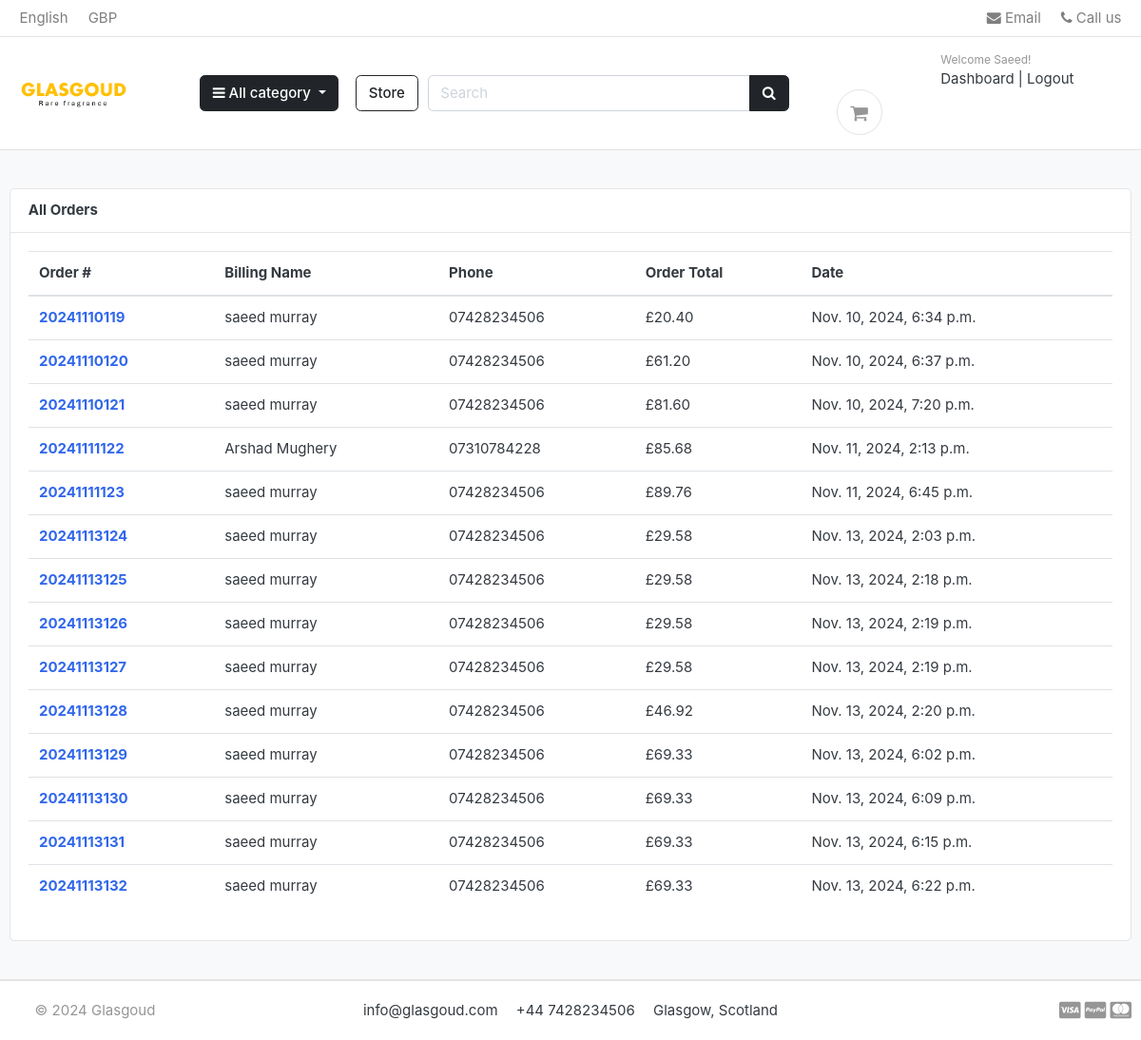
The page /accounts/admin_orders_list/ (signed in) on the database as committed earlier.
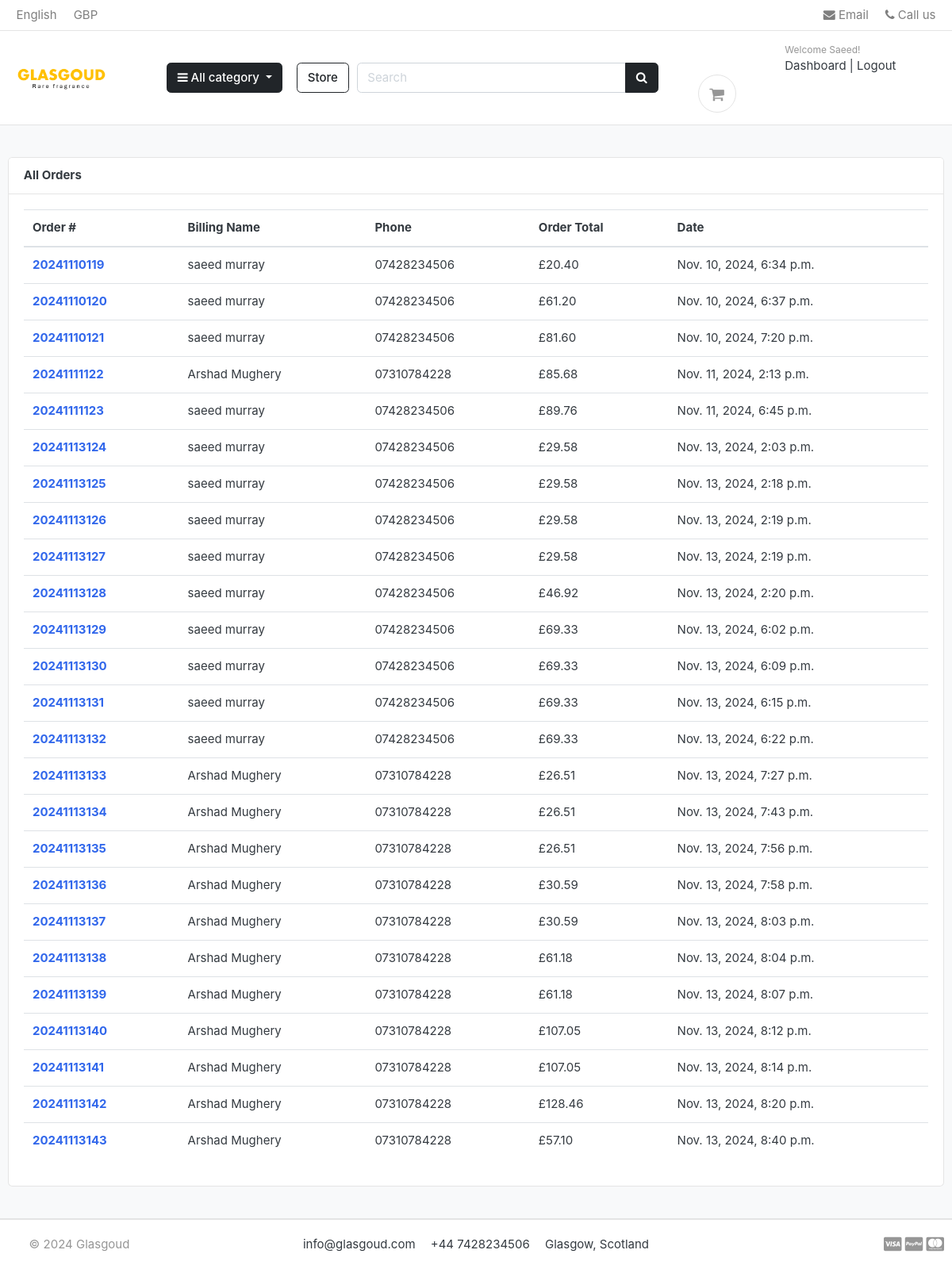
The same page on the database as committed later.
### orders/models.py (models this page shows, shortened)
class Order(models.Model):
    STATUS = (
        ('New', 'New'),
        ('Processing', 'Processing'),
        ('Shipped', 'Shipped'),
        ('Refunded', 'Refunded'),
    )
    status = models.CharField(max_length=10, choices=STATUS, default='New')
    STATUS_CHOICES = STATUS
    user = models.ForeignKey(Account, on_delete=models.SET_NULL, null=True)
    payment = models.ForeignKey(Payment, on_delete=models.SET_NULL, null=True)
    order_number = models.CharField(max_length=20)
    first_name = models.CharField(max_length=50)
    last_name = models.CharField(max_length=50)
    phone = models.CharField(max_length=15)
    email = models.EmailField(max_length=50)
    address_line_1 = models.CharField(max_length=50)
    address_line_2 = models.CharField(max_length=50, blank=True)
    country = models.CharField(max_length=50)
    state = models.CharField(max_length=50, blank=True)
    city = models.CharField(max_length=50)
    post_code = models.CharField(max_length=10)
    order_note = models.CharField(max_length=100, blank=True)
    order_total = models.DecimalField(max_digits=10, decimal_places=2)
    weight_total = models.FloatField(blank=True)
    tax = models.DecimalField(max_digits=10, decimal_places=2)
    status = models.CharField(max_length=10, choices=STATUS, default='New')
    ip = models.CharField(blank=True, max_length=20)
    is_ordered = models.BooleanField(default=False)
    created_at = models.DateTimeField(auto_now_add=True)
    updated_at = models.DateTimeField(auto_now=True)
    def full_name(self):
        return f'{self.first_name} {self.last_name}'

### accounts/views.py (the view)
# urls.py: path('admin_orders_list/', views.admin_order_list, name='admin_order_list'),
@user_passes_test(lambda u: u.is_staff)
def admin_order_list(request):
    orders = Order.objects.all()  # Retrieve all orders
    return render(request, 'accounts/admin_orders.html', {'orders': orders})

### carts/context_processors.py (called while the page is built, shortened)
def counter(request):
    cart_count = 0
    if 'admin' in request.path:
        return {}

### category/context_processors.py (called while the page is built)
def menu_links(request):
    links = Category.objects.all()
    return dict(links=links)

### category/models.py (called while the page is built)
    def get_url(self):
        return reverse('products_by_category', args=[self.slug])

### templates/accounts/admin_orders.html (shortened to what this page needs)
{% extends 'base.html' %}
{% block content %}
<section class="section-conten padding-y bg">
    <div class="container">
        <div class="row">
            <main class="col-md-12">
                <article class="card">
                    <header class="card-header">
                        <strong class="d-inline-block mr-3">All Orders</strong>
                    </header>
                    <div class="card-body">
                        <div class="row">
                            <div class="col-md-12">
                                <table class="table table-hover">
                                    <thead>
                                      <tr>
                                        <th scope="col">Order #</th>
                                        <th scope="col">Billing Name</th>
                                        <th scope="col">Phone</th>
                                        <th scope="col">Order Total</th>
                                        <th scope="col">Date</th>
                                      </tr>
                                    </thead>
                                    <tbody>
                                        {% for order in orders %}
                                        <tr>
                                            <th scope="row"><a href="{% url 'order_detail' order.order_number %}">{{order.order_number}}</a></th>
                                            <td>{{order.full_name}}</td>
                                            <td>{{order.phone}}</td>
                                            <td>£{{order.order_total}}</td>
                                            <td>{{order.created_at}}</td>
                                        </tr>
                                        {% endfor %}
                                    </tbody>
                                </table>
                            </div>
                        </div>
                    </div>
                </article>
            </main>
        </div>
    </div>
</section>
{% endblock %}

Rows that differ between the two databases and show on the page:
added Order: order_number "20241113133", full_name "Arshad Mughery", phone "07310784228", order_total "26.51", created_at "Nov. 13, 2024, 7:27 p.m."
added Order: order_number "20241113134", full_name "Arshad Mughery", phone "07310784228", order_total "26.51", created_at "Nov. 13, 2024, 7:43 p.m."
added Order: order_number "20241113135", full_name "Arshad Mughery", phone "07310784228", order_total "26.51", created_at "Nov. 13, 2024, 7:56 p.m."
added Order: order_number "20241113136", full_name "Arshad Mughery", phone "07310784228", order_total "30.59", created_at "Nov. 13, 2024, 7:58 p.m."
added Order: order_number "20241113137", full_name "Arshad Mughery", phone "07310784228", order_total "30.59", created_at "Nov. 13, 2024, 8:03 p.m."
added Order: order_number "20241113138", full_name "Arshad Mughery", phone "07310784228", order_total "61.18", created_at "Nov. 13, 2024, 8:04 p.m."
added Order: order_number "20241113139", full_name "Arshad Mughery", phone "07310784228", order_total "61.18", created_at "Nov. 13, 2024, 8:07 p.m."
added Order: order_number "20241113140", full_name "Arshad Mughery", phone "07310784228", order_total "107.05", created_at "Nov. 13, 2024, 8:12 p.m."
added Order: order_number "20241113141", full_name "Arshad Mughery", phone "07310784228", order_total "107.05", created_at "Nov. 13, 2024, 8:14 p.m."
added Order: order_number "20241113142", full_name "Arshad Mughery", phone "07310784228", order_total "128.46", created_at "Nov. 13, 2024, 8:20 p.m."
added Order: order_number "20241113143", full_name "Arshad Mughery", phone "07310784228", order_total "57.10", created_at "Nov. 13, 2024, 8:40 p.m."
